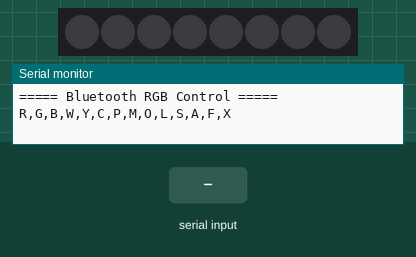
Simulated run of this sketch. Board: Arduino Uno, built with avr-gcc and run on an emulated ATmega328P. On the bench: 8 RGB LEDs in strip order, left to right, the last lines printed to the serial monitor. The test bench sets the inputs (shaded band). Dim RGB values are drawn brighter than linear.

Above: at 1.2 s.
1.3 s: "R" received over Serial
At 2.1 s:
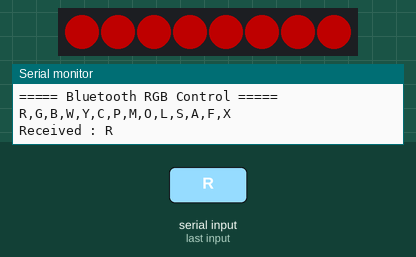
2.8 s: "G" received over Serial
At 3.3 s:
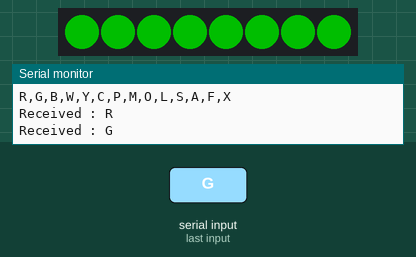
4.3 s: "B" received over Serial
At 5.5 s:
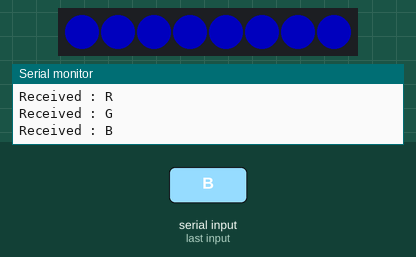
5.8 s: "W" received over Serial
At 6.8 s:
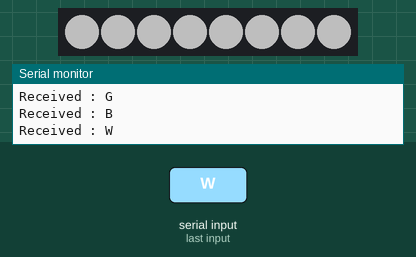
7.3 s: "Y" received over Serial
At 7.9 s:
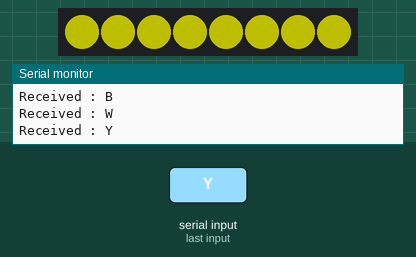
8.8 s: "C" received over Serial
At 10.2 s:
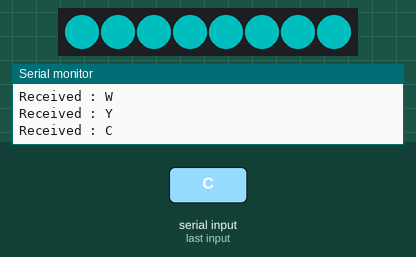
Timing chart, 0 to 11.3 s (numbered marks = the images above; inputs shaded):
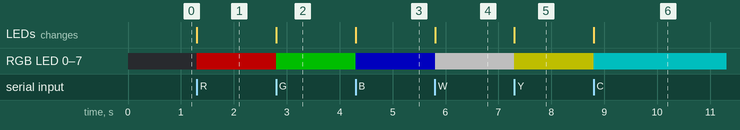

The sketch:

Project_21.ino
```cpp
#include <Adafruit_NeoPixel.h>

#define LED_PIN   11
#define NUM_LEDS  8

Adafruit_NeoPixel strip(NUM_LEDS, LED_PIN, NEO_GRB + NEO_KHZ800);

void setColor(byte r, byte g, byte b)
{
  for(int i=0;i<NUM_LEDS;i++)
  {
    strip.setPixelColor(i, strip.Color(r,g,b));
  }
  strip.show();
}

void setup()
{
  Serial.begin(9600);

  strip.begin();
  strip.setBrightness(80);
  strip.clear();
  strip.show();

  Serial.println("===== Bluetooth RGB Control =====");
  Serial.println("R,G,B,W,Y,C,P,M,O,L,S,A,F,X");
}

void loop()
{
  if(Serial.available())
  {
    char cmd = toupper(Serial.read());

    Serial.print("Received : ");
    Serial.println(cmd);

    switch(cmd)
    {
      case 'R': setColor(255,0,0); break;         // Red
      case 'G': setColor(0,255,0); break;         // Green
      case 'B': setColor(0,0,255); break;         // Blue
      case 'W': setColor(255,255,255); break;     // White
      case 'Y': setColor(255,255,0); break;       // Yellow
      case 'C': setColor(0,255,255); break;       // Cyan
      case 'P': setColor(128,0,255); break;       // Purple
      case 'M': setColor(255,0,255); break;       // Magenta/Pink
      case 'O': setColor(255,80,0); break;        // Orange
      case 'L': setColor(100,255,0); break;       // Lime
      case 'S': setColor(0,150,255); break;       // Sky Blue
      case 'A': setColor(0,255,180); break;       // Aqua
      case 'F': setColor(255,40,0); break;        // Fire Orange
      case 'X':
        strip.clear();
        strip.show();
        break;                                    // OFF

      default:
        Serial.println("Invalid Command");
        break;
    }
  }
}
```

Measured:
- after the input at 1.3 s, RGB LED 0–7: off → RGB(80, 0, 0) at once; the LEDs: change at once (image 1)
- after the input at 2.8 s, RGB LED 0–7: RGB(80, 0, 0) → RGB(0, 80, 0) at once; the LEDs: change at once (image 2)
- after the input at 4.3 s, RGB LED 0–7: RGB(0, 80, 0) → RGB(0, 0, 80) at once; the LEDs: change at once (image 3)
- after the input at 5.8 s, RGB LED 0–7: RGB(0, 0, 80) → RGB(80, 80, 80) at once; the LEDs: change at once (image 4)
- after the input at 7.3 s, RGB LED 0–7: RGB(80, 80, 80) → RGB(80, 80, 0) at once; the LEDs: change at once (image 5)
- after the input at 8.8 s, RGB LED 0–7: RGB(80, 80, 0) → RGB(0, 80, 80) at once; the LEDs: change at once (image 6)
